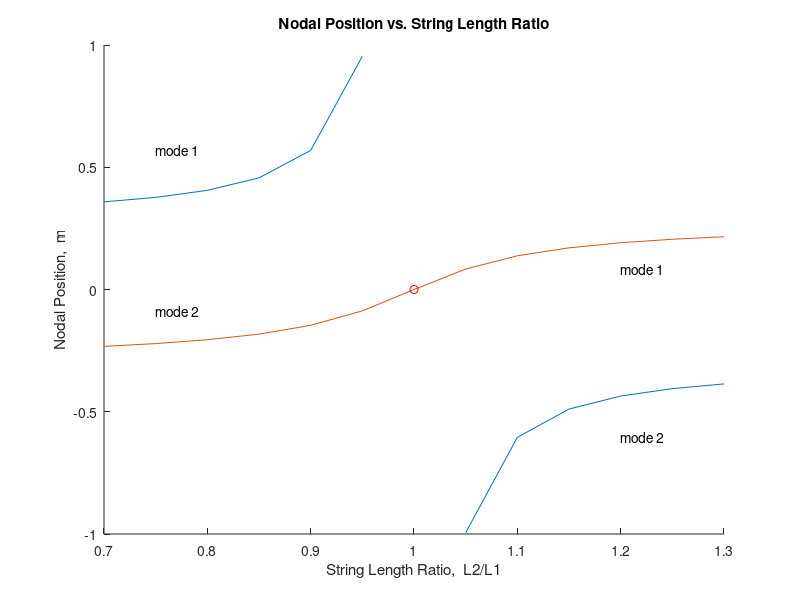
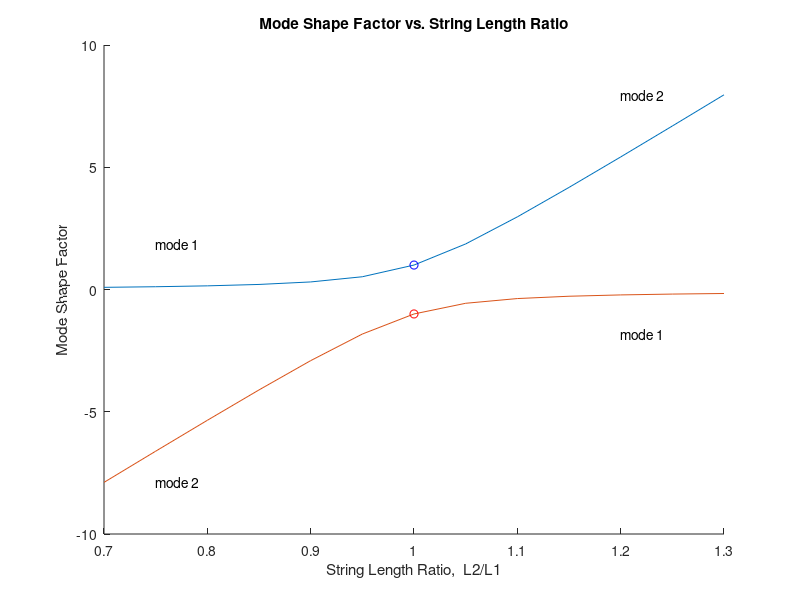
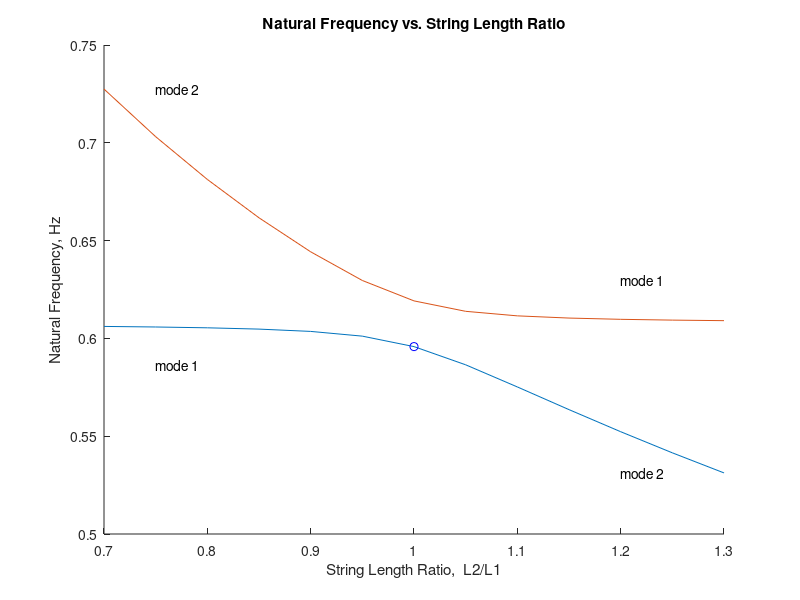

MATLAB code to generate these figures, in order:
% Bifilar Pendulum: Natural Frequencies and Mode Shapes 

% Author:  Gary S. Schajer, 2020.

% Variables:
% ----------
%  a1 = offset ratio 1
%  a2 = offset ratio 2
%  cp = center of percussion position, m
%  D  = distance between strings, m
%  f  = natural frequency, Hz
%  g  = gravitational acceleration = 9.81 m/s^2
%  i  = index for length ratio plotting
%  j  = index for eigenvectors
%  K  = stiffness matrix, N/m
%  L1 = string length 1, m
%  L2 = string length 2, m
%  LL = pendulum rod length, m
%  LR = length ratio = L2/L1
%  m  = pendulum mass, kg
%  M  = mass matrix, kg
%  np = nodal point position, m
%  R  = radius of gyration of pendulum rod, m
%  s  = pendulum centroid offset, m
%  v  = eigenvector ratio, V(2,:)/V(1,:)
%  V  = eigenvector matrix
%  vx = string displacement eigenvector ratio
%  Vx = string displacement eigenvector matrix
%  w2 = angular frequency squared, (rad/s)^2

%************************************************

% Initialize variables
clear all;
close all;
m = 1;   % any positive number will work 
g = 9.81;
LL = 1;
R = LL/sqrt(12);
L1 = 0.70;
L2 = 0.70;
D = 0.60;   % = 2.0000001*R;  for Fig. 7
D = 0.6;
s = 0;
a1 = 0.5 + s/D;
a2 = 0.5 - s/D;

% Solve for length ratios in the range 0.7 to 1.3
for i = 1:13
  L2 = L1 * (0.65 + 0.05*i);
  LR(i) = L2 / L1;
  % M = [[a1 a2]' [R^2/D^2 -R^2/D^2]'];
  % K = [[g*a1/L2 g*a2/L1]' [g*a1*a2/L2 -g*a1*a2/L1]'];
  % M = [[R^2/D^2+a1^2 -R^2/D^2+a1*a2]' [-R^2/D^2+a1*a2 R^2/D^2+a2^2]'];
  % K = [[g*a1/L2 0]' [0 g*a2/L1]'];
  M = [[R^2/D^2+a2^2 -R^2/D^2+a1*a2]' [-R^2/D^2+a1*a2 R^2/D^2+a1^2]'];
  K = [[g*a2/L1 0]' [0 g*a1/L2]'];
  % M = [[m 0]' [0 m*R^2/D^2]'];
  % K = m*g*a1*a2/L1/L2 * [[L1/a2+L2/a1 L1-L2]' ...
  %                        [L1-L2 a2*L1+a1*L2]'];
  [V,w2] = eig(K,M,'vector');
  [w2,index] = sort(w2);
  V = V(:,index);
  f(i,:) = sqrt(w2) / 2 / pi;
  
  % Find mode shape ratio and nodal point position
  v(i,:) = V(2,:) ./ V(1,:);
  % Vx = [[1 1]' [-a1 a2]'] * V;
  Vx = V;
  Vx(:,:) = Vx(:,:) ./ norm(Vx(:,:));
  vx(i,:) = Vx(2,:) ./ Vx(1,:);
  np(i,:) = (a2*Vx(1,:)+a1*Vx(2,:))*D./(Vx(1,:)-Vx(2,:));
  if abs(np(i,1)) > 10
    np(i,1) = NaN;
  end
  cp(i,:) = -R^2 ./ np(i,:);
end

% Draw nodal position vs length ratio plot
figure(3)
hold on
plot(LR,np)
plot(1, 0, 'or')
text(LR(2),np(5,1),'mode 1')
text(LR(2),np(6,2),'mode 2')
text(LR(11),np(9,1),'mode 2')
text(LR(11),np(8,2),'mode 1')
title('Nodal Position vs. String Length Ratio')
xlabel('String Length Ratio,  L2/L1')
ylabel('Nodal Position,  m')
saveas(gcf, '3_string.png')

% Draw mode shape factor vs length ratio plot
figure(2)
hold on
plot(LR,vx)
plot(1,  1, 'ob')
plot(1, -1, 'or')
text(LR(2),vx(8,1),'mode 1')
text(LR(2),vx(1,2),'mode 2')
text(LR(11),vx(6,2),'mode 1')
text(LR(11),vx(13,1),'mode 2')
title('Mode Shape Factor vs. String Length Ratio')
xlabel('String Length Ratio,  L2/L1')
ylabel('Mode Shape Factor')
saveas(gcf, '2_string.png')

% Draw frequency vs length ratio plot
figure(1)
hold on
plot(LR,f)
plot(1, sqrt(g/L1)/2/pi, 'ob')
text(LR(2),f(8,1),'mode 1')
text(LR(2),f(1,2),'mode 2')
text(LR(11),f(6,2),'mode 1')
text(LR(11),f(13,1),'mode 2')
title('Natural Frequency vs. String Length Ratio')
xlabel('String Length Ratio,  L2/L1')
ylabel('Natural Frequency, Hz')
saveas(gcf, '1_string.png')

